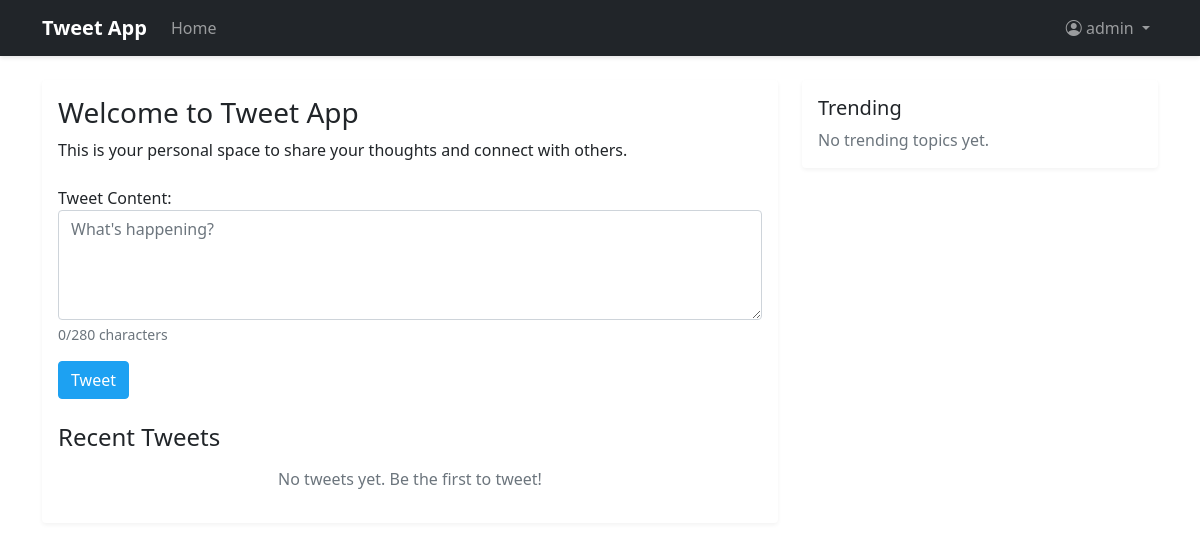
Before: / (signed in) with the older database file.
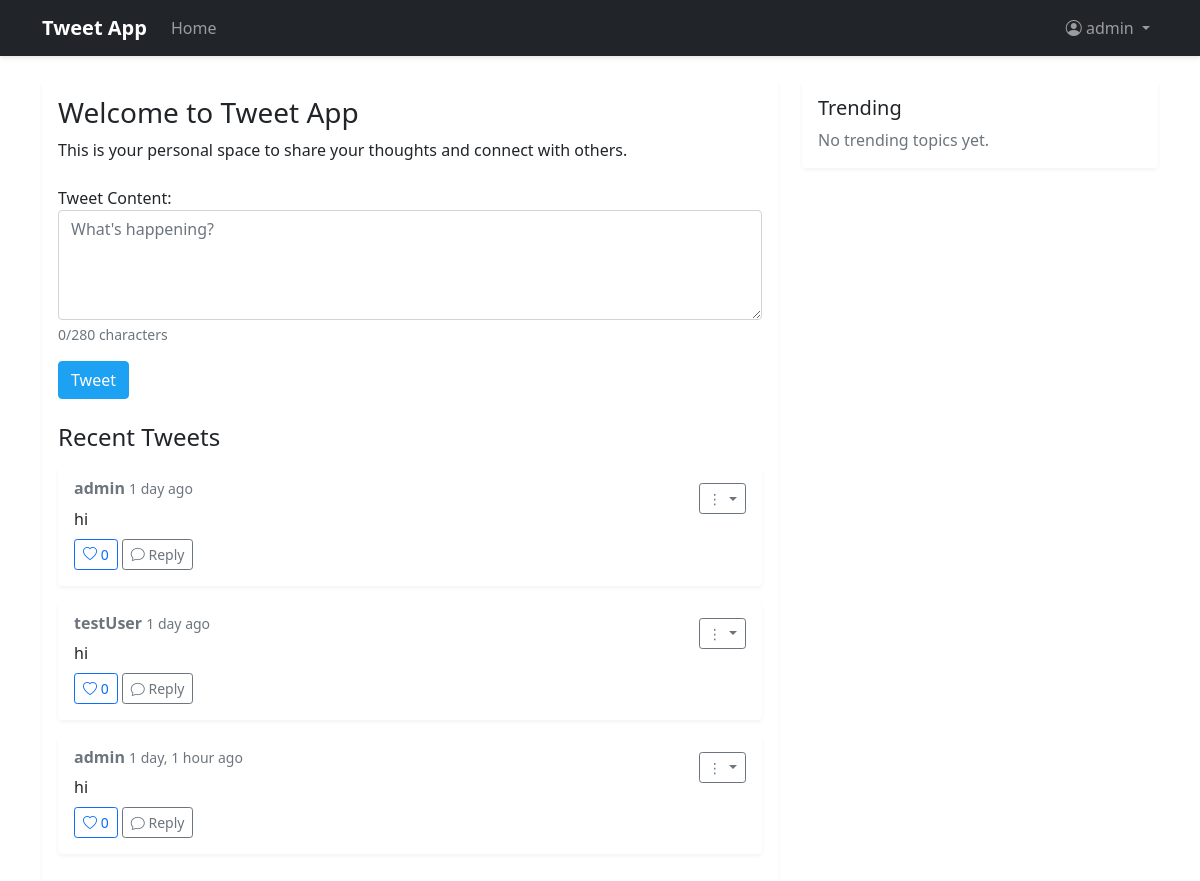
After: the same page with the newer database file.
### tweet/models.py (models this page shows, shortened)
class Tweet(models.Model):
    content = models.TextField(max_length=280)
    author = models.ForeignKey(User, on_delete=models.CASCADE, related_name='tweets')
    created_at = models.DateTimeField(auto_now_add=True)
    updated_at = models.DateTimeField(auto_now=True)
    likes = models.ManyToManyField(User, related_name='liked_tweets', blank=True)
    class Meta:
        ordering = ['-created_at']
    def total_likes(self):
        return self.likes.count()  # type: ignore

### tweet/views.py (the view, shortened to what this page needs)
# urls.py: path('', views.Home.as_view(), name='home'),
@method_decorator(login_required, name='dispatch')
class Home(View):
    def get(self, request):
        tweets = Tweet.objects.all()
        tweet_form = TweetForm()
        return render(request, 'tweet/home.html', {
            'tweets': tweets,
            'tweet_form': tweet_form
        })

### tweet/forms.py (shortened to what this page needs)
class TweetForm(forms.ModelForm):
    class Meta:
        model = Tweet
        fields = ['content']
        widgets = {
            'content': forms.Textarea(attrs={
                'class': 'form-control',
                'rows': 4,
                'placeholder': 'What\'s happening?',
                'maxlength': 280,
                'id': 'tweet_content'
            })
        }
        labels = {
            'content': 'Tweet Content'
        }

### tweet/templates/tweet/home.html (shortened to what this page needs)
{% extends 'base.html' %}
{% block content %}
<div class="row">
    <div class="col-md-8">
        <div class="card">
            <div class="card-body">
                <h3 class="card-title">Welcome to Tweet App</h3>
                <p class="card-text">This is your personal space to share your thoughts and connect with others.</p>
                <div class="mt-4">
                    {% if user.is_authenticated %}
                    <form action="{% url 'tweet:home' %}" method="POST">
                        <div class="mb-3">
                            {{ tweet_form.content.label_tag }}
                            {{ tweet_form.content }}
                            <div class="form-text">
                                <span id="char-count">0</span>/280 characters
                            </div>
                        </div>
                        <button type="submit" class="btn btn-primary">Tweet</button>
                    </form>
                    {% else %}
                    <div class="alert alert-info text-center">
                        <a href="{% url 'tweet:login' %}">Login</a> to post a tweet.
                    </div>
                    {% endif %}
                </div>
                <div class="mt-4">
                    <h4 class="mb-3">Recent Tweets</h4>
                    {% if tweets %}
                    {% for tweet in tweets %}
                    <div class="card mb-3">
                        <div class="card-body">
                            <div class="d-flex justify-content-between align-items-start">
                                <div>
                                    <h6 class="card-subtitle mb-2 text-muted">
                                        <strong>{{ tweet.author.username }}</strong>
                                        <small class="text-muted">{{ tweet.created_at|timesince }} ago</small>
                                    </h6>
                                    <p class="card-text">{{ tweet.content }}</p>
                                </div>
                                {% if tweet.author == user or user.is_staff %}
                                <div class="dropdown">
                                    <button class="btn btn-sm btn-outline-secondary dropdown-toggle" type="button"
                                        data-bs-toggle="dropdown">
                                        ⋮
                                    </button>
                                </div>
                                {% endif %}
                            </div>
                            <div class="mt-2">
                                <button class="btn btn-sm btn-outline-primary">
                                    <i class="bi bi-heart"></i> {{ tweet.total_likes }}
                                </button>
                                <button class="btn btn-sm btn-outline-secondary">
                                    <i class="bi bi-chat"></i> Reply
                                </button>
                            </div>
                        </div>
                    </div>
                    {% endfor %}
                    {% else %}
                    <div class="text-center text-muted">
                        <p>No tweets yet. Be the first to tweet!</p>
                    </div>
                    {% endif %}
                </div>
            </div>
        </div>
    </div>
    <div class="col-md-4">
        <div class="card">
            <div class="card-body">
                <h5 class="card-title">Trending</h5>
                <p class="card-text text-muted">No trending topics yet.</p>
            </div>
        </div>
    </div>
</div>
{% endblock %}

### templates/base.html (shortened to what this page needs)
<!DOCTYPE html>
<html lang="en">
<head>
    <link href="https://cdn.jsdelivr.net/npm/bootstrap@5.1.3/dist/css/bootstrap.min.css" rel="stylesheet">
    <link href="https://cdn.jsdelivr.net/npm/bootstrap-icons@1.7.2/font/bootstrap-icons.css" rel="stylesheet">
</head>
<body>
    <nav class="navbar navbar-expand-lg navbar-dark bg-dark">
        <div class="container">
            <a class="navbar-brand" href="{% url 'tweet:home' %}">Tweet App</a>
            <div class="collapse navbar-collapse" id="navbarNav">
                <ul class="navbar-nav me-auto">
                    <li class="nav-item">
                        <a class="nav-link" href="{% url 'tweet:home' %}">Home</a>
                    </li>
                </ul>
                <ul class="navbar-nav">
                    {% if user.is_authenticated %}
                    <li class="nav-item dropdown">
                        <a class="nav-link dropdown-toggle" href="#" id="navbarDropdown" role="button"
                            data-bs-toggle="dropdown">
                            <i class="bi bi-person-circle"></i> {{ user.username }}
                        </a>
                    </li>
                    {% else %}
                    <li class="nav-item">
                        <a class="nav-link" href="{% url 'tweet:login' %}">Login</a>
                    </li>
                    {% endif %}
                </ul>
            </div>
        </div>
    </nav>
    <div class="container mt-4">
        {% block content %}{% endblock %}
    </div>
</body>
</html>

### templates/base.html (style rules this page uses)
.navbar { box-shadow: 0 2px 4px rgba(0, 0, 0, 0.1); }
.navbar-brand { font-weight: bold; }
.card { border: none; box-shadow: 0 2px 4px rgba(0, 0, 0, 0.05); transition: transform 0.2s; }
.btn-primary { background-color: #1da1f2; border-color: #1da1f2; }

Changed rows visible on the page:
added Tweet: author.username "admin", created_at "1 day", content "hi", total_likes "0"
added Tweet: author.username "testUser", created_at "1 day", content "hi", total_likes "0"
added Tweet: author.username "admin", created_at "1 day, 1 hour", content "hi", total_likes "0"
Other visible differences:
text no longer shown: "No tweets yet. Be the first to tweet!"
